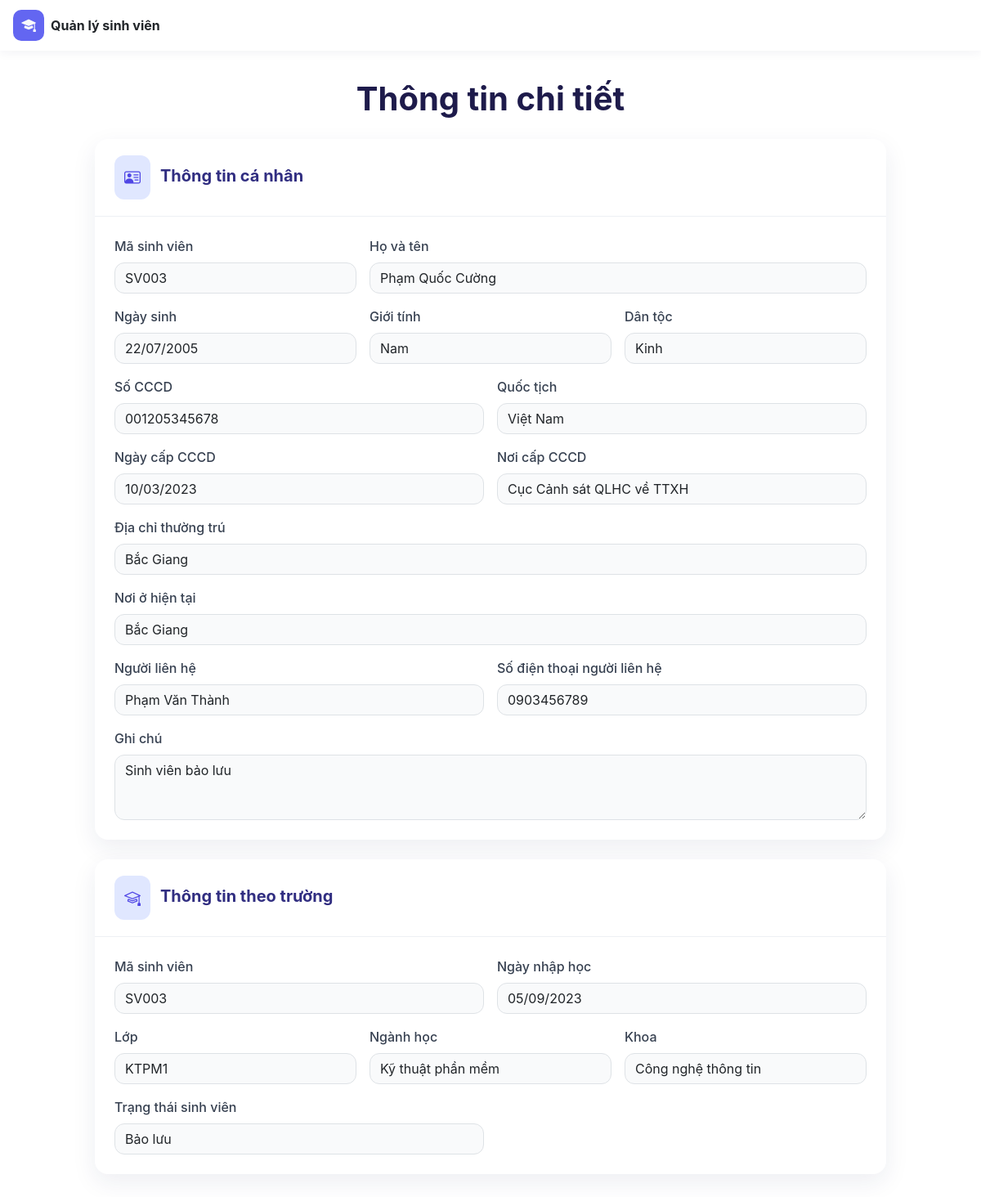
Page /public/?controller=student&action=detail&id=SV003 (signed in) on the committed database.
### tables this page shows
CREATE TABLE students (
ma_sv VARCHAR(10) PRIMARY KEY,
cccd VARCHAR(12),
ngay_cap_cccd DATE,
noi_cap_cccd VARCHAR(100),
dan_toc VARCHAR(50),
quoc_tich VARCHAR(50),
dia_chi_thuong_tru VARCHAR(200),
noi_o_hien_tai VARCHAR(200),
ngay_nhap_hoc DATE,
nguoi_lien_he VARCHAR(100),
sdt_nguoi_lien_he VARCHAR(15),
ghi_chu VARCHAR(200),

    FOREIGN KEY (ma_sv) REFERENCES student(ma_sv)

);

CREATE TABLE student (
ma_sv VARCHAR(10) PRIMARY KEY,
ho_ten VARCHAR(100),
ngay_sinh DATE,
gioi_tinh VARCHAR(10),
ten_lop VARCHAR(50),
nganh VARCHAR(100),
khoa VARCHAR(100),
trang_thai VARCHAR(30)
);

### app/controllers/StudentController.php (called while the page is built, shortened)
<?php
require_once APP_ROOT . '/app/services/StudentService.php';
class StudentController
{
    public function detail($id)
    {
        $studentService = new StudentService();
        $student = $studentService->getStudentById($id);
        include APP_ROOT . '/app/views/student/detail.php';
    }
}

### app/services/StudentService.php (called while the page is built, shortened)
<?php
require_once APP_ROOT . '/app/models/Student.php';
class StudentService
{
    public function getStudentById($id)
    {
        $dbConnection = new DBConnection();
        $conn = $dbConnection->getConnection();
        $sql = "SELECT *
                FROM student s
                LEFT JOIN students sd ON s.ma_sv = sd.ma_sv
                WHERE s.ma_sv = ?";
        $stmt = $conn->prepare($sql);
        $stmt->execute([$id]);
        return $stmt->fetch(PDO::FETCH_OBJ);
    }
}

### app/models/Student.php (called while the page is built, shortened)
<?php
class Student
{
    public static function formatDate($date)
    {
        return date_format(date_create($date), 'd/m/Y');
    }
}

### app/views/student/detail.php (the view, shortened to what this page needs)
<!DOCTYPE html>
<html lang="vi">
<head>
    <link href="https://cdn.jsdelivr.net/npm/bootstrap@5.3.8/dist/css/bootstrap.min.css"
          rel="stylesheet">
    <link href="https://cdn.jsdelivr.net/npm/bootstrap-icons@1.11.3/font/bootstrap-icons.css"
          rel="stylesheet">
    <link rel="stylesheet" href="assets/css/style.css"></head>
<body>
    <header class="topbar">
        <div class="container-fluid px-3 d-flex align-items-center justify-content-between">
            <div class="d-flex align-items-center gap-2">
                <div class="brand-icon">
                    <a href="?controller=student&action=index">
                    <i class="bi bi-mortarboard-fill"></i></a>
                </div>
                <span class="fw-bold">Quản lý sinh viên</span>
            </div>
        </div>
    </header>
    <main class="detail-container">
        <div class="page-heading">
            <h1>Thông tin chi tiết</h1>
        </div>
        <section class="detail-card">
            <div class="detail-card-header">
                <div class="detail-icon">
                    <i class="bi bi-person-vcard"></i>
                </div>
                <div>
                    <h5>Thông tin cá nhân</h5>
                </div>
            </div>
            <div class="detail-card-body">
                <div class="row g-3">
                    <div class="col-md-4">
                        <label class="form-label">Mã sinh viên</label>
                        <input type="text" class="form-control"
                               value="<?= $student->ma_sv ?>" readonly>
                    </div>
                    <div class="col-md-8">
                        <label class="form-label">Họ và tên</label>
                        <input type="text" class="form-control"
                               value="<?= $student->ho_ten ?>" readonly>
                    </div>
                    <div class="col-md-4">
                        <label class="form-label">Ngày sinh</label>
                        <input type="text" class="form-control"
                               value="<?= Student::formatDate($student->ngay_sinh) ?>" readonly>
                    </div>
                    <div class="col-md-4">
                        <label class="form-label">Giới tính</label>
                        <input type="text" class="form-control"
                               value="<?= $student->gioi_tinh ?>" readonly>
                    </div>
                    <div class="col-md-4">
                        <label class="form-label">Dân tộc</label>
                        <input type="text" class="form-control"
                               value="<?= $student->dan_toc ?>" readonly>
                    </div>
                    <div class="col-md-6">
                        <label class="form-label">Số CCCD</label>
                        <input type="text" class="form-control"
                               value="<?= $student->cccd ?>" readonly>
                    </div>
                    <div class="col-md-6">
                        <label class="form-label">Quốc tịch</label>
                        <input type="text" class="form-control"
                               value="<?= $student->quoc_tich ?>" readonly>
                    </div>
                    <div class="col-md-6">
                        <label class="form-label">Ngày cấp CCCD</label>
                        <input type="text" class="form-control"
                               value="<?= Student::formatDate($student->ngay_cap_cccd) ?>" readonly>
                    </div>
                    <div class="col-md-6">
                        <label class="form-label">Nơi cấp CCCD</label>
                        <input type="text" class="form-control"
                               value="<?= $student->noi_cap_cccd ?>" readonly>
                    </div>
                    <div class="col-12">
                        <label class="form-label">Địa chỉ thường trú</label>
                        <input type="text" class="form-control"
                               value="<?= $student->dia_chi_thuong_tru ?>" readonly>
                    </div>
                    <div class="col-12">
                        <label class="form-label">Nơi ở hiện tại</label>
                        <input type="text" class="form-control"
                               value="<?= $student->noi_o_hien_tai ?>" readonly>
                    </div>
                    <div class="col-md-6">
                        <label class="form-label">Người liên hệ</label>
                        <input type="text" class="form-control"
                               value="<?= $student->nguoi_lien_he ?>" readonly>
                    </div>
                    <div class="col-md-6">
                        <label class="form-label">Số điện thoại người liên hệ</label>
                        <input type="text" class="form-control"
                               value="<?= $student->sdt_nguoi_lien_he ?>" readonly>
                    </div>
                    <div class="col-12">
                        <label class="form-label">Ghi chú</label>
                        <textarea class="form-control" readonly><?= $student->ghi_chu ?></textarea>
                    </div>
                </div>
            </div>
        </section>
        <section class="detail-card">
            <div class="detail-card-header">
                <div class="detail-icon">
                    <i class="bi bi-mortarboard"></i>
                </div>
                <div>
                    <h5>Thông tin theo trường</h5>
                </div>
            </div>
            <div class="detail-card-body">
                <div class="row g-3">
                    <div class="col-md-6">
                        <label class="form-label">Mã sinh viên</label>
                        <input type="text" class="form-control"
                               value="<?= $student->ma_sv ?>" readonly>
                    </div>
                    <div class="col-md-6">
                        <label class="form-label">Ngày nhập học</label>
                        <input type="text" class="form-control"
                               value="<?= Student::formatDate($student->ngay_nhap_hoc) ?>" readonly>
                    </div>
                    <div class="col-md-4">
                        <label class="form-label">Lớp</label>
                        <input type="text" class="form-control"
                               value="<?= $student->ten_lop ?>" readonly>
                    </div>
                    <div class="col-md-4">
                        <label class="form-label">Ngành học</label>
                        <input type="text" class="form-control"
                               value="<?= $student->nganh ?>" readonly>
                    </div>
                    <div class="col-md-4">
                        <label class="form-label">Khoa</label>
                        <input type="text" class="form-control"
                               value="<?= $student->khoa ?>" readonly>
                    </div>
                    <div class="col-md-6">
                        <label class="form-label">Trạng thái sinh viên</label>
                        <input type="text" class="form-control"
                               value="<?= $student->trang_thai ?>" readonly>
                    </div>
                </div>
            </div>
        </section>
    </main>
</body>
</html>

### public/assets/css/style.css (style rules this page uses)
:root { --indigo: #4f46e5; }
body { font-family: 'Inter', 'Segoe UI', system-ui, sans-serif; }
.form-control { border-radius: 12px; }
.topbar { background: #fff; padding: 0.75rem 0; box-shadow: 0 2px 12px rgba(30, 35, 90, 0.06); }
.brand-icon { width: 38px; height: 38px; border-radius: 10px; background-color: #6366f1; color: #fff; display: flex; align-items: center; justify-content: center; font-size: 1.1rem; transition: background-color 0.3s ease; }
.brand-icon a { color: #F9FAFB; }
.form-label { font-weight: 500; color: #374151; }
.detail-container { max-width: 1000px; margin: 35px auto; padding: 0 16px; }
.page-heading { text-align: center; margin-bottom: 25px; }
.page-heading h1 { color: #1e1b4b; font-weight: 700; }
.detail-card { background: #fff; border-radius: 16px; margin-bottom: 24px; box-shadow: 0 10px 30px rgba(30, 35, 90, 0.08); overflow: hidden; }
.detail-card-header { display: flex; align-items: center; gap: 12px; padding: 20px 24px; border-bottom: 1px solid #eef0f4; }
.detail-card-header h5 { margin: 0 0 4px; color: #312e81; font-weight: 700; }
.detail-icon { background: #e0e7ff; color: #4f46e5; border-radius: 12px; padding: 12px; font-size: 20px; }
.detail-card-body { padding: 24px; }
.detail-card .form-control { background: #f9fafb; }
.detail-card textarea { min-height: 80px; }

### rows in the picture
students: ma_sv "SV003", ma_sv.ho_ten "Phạm Quốc Cường", ma_sv.ngay_sinh "22/07/2005", ma_sv.gioi_tinh "Nam", dan_toc "Kinh", cccd "001205345678", quoc_tich "Việt Nam", ngay_cap_cccd "10/03/2023", noi_cap_cccd "Cục Cảnh sát QLHC về TTXH", dia_chi_thuong_tru "Bắc Giang", noi_o_hien_tai "Bắc Giang", nguoi_lien_he "Phạm Văn Thành", sdt_nguoi_lien_he "0903456789", ghi_chu "Sinh viên bảo lưu", ngay_nhap_hoc "05/09/2023", ma_sv.ten_lop "KTPM1", ma_sv.nganh "Kỹ thuật phần mềm", ma_sv.khoa "Công nghệ thông tin", ma_sv.trang_thai "Bảo lưu"
